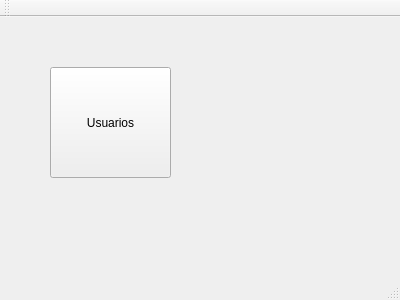
<?xml version="1.0" encoding="UTF-8"?>
<ui version="4.0">
 <class>MainWindow</class>
 <widget class="QMainWindow" name="MainWindow">
  <property name="geometry">
   <rect>
    <x>0</x>
    <y>0</y>
    <width>400</width>
    <height>300</height>
   </rect>
  </property>
  <property name="windowTitle">
   <string>MainWindow</string>
  </property>
  <widget class="QWidget" name="centralWidget">
   <widget class="QPushButton" name="Boton_Usuarios">
    <property name="geometry">
     <rect>
      <x>50</x>
      <y>50</y>
      <width>121</width>
      <height>111</height>
     </rect>
    </property>
    <property name="text">
     <string>Usuarios</string>
    </property>
   </widget>
  </widget>
  <widget class="QMenuBar" name="menuBar">
   <property name="geometry">
    <rect>
     <x>0</x>
     <y>0</y>
     <width>400</width>
     <height>22</height>
    </rect>
   </property>
  </widget>
  <widget class="QToolBar" name="mainToolBar">
   <attribute name="toolBarArea">
    <enum>TopToolBarArea</enum>
   </attribute>
   <attribute name="toolBarBreak">
    <bool>false</bool>
   </attribute>
  </widget>
  <widget class="QStatusBar" name="statusBar"/>
 </widget>
 <layoutdefault spacing="6" margin="11"/>
 <resources/>
 <connections/>
</ui>
